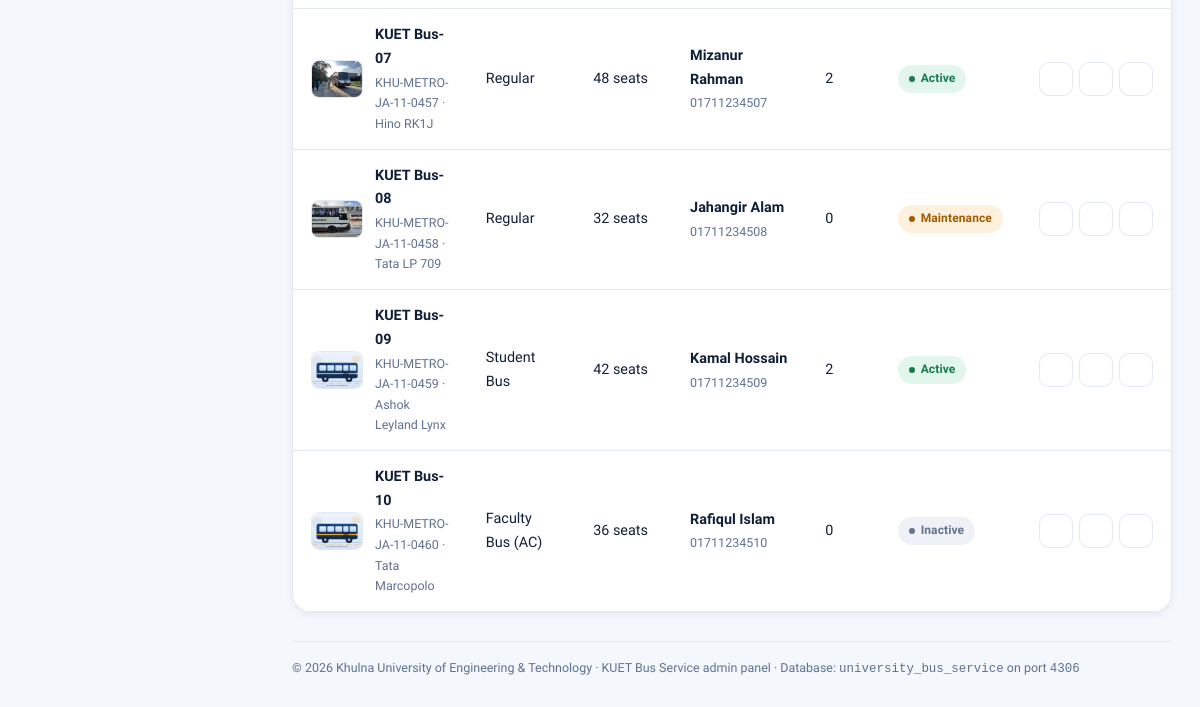
The page /admin/buses/index.php (signed in, lower part) on the database as committed earlier.
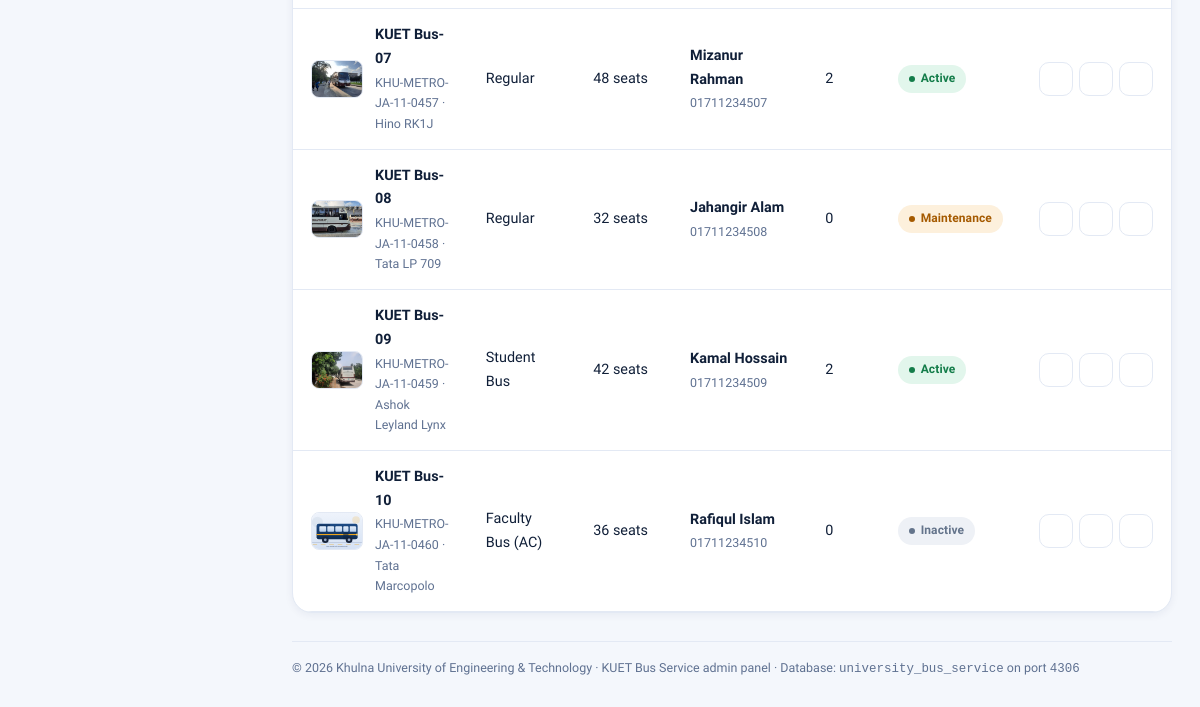
The same page on the database as committed later.
### tables this page shows
CREATE TABLE `buses` (
    `id`             INT UNSIGNED NOT NULL AUTO_INCREMENT,
    `bus_name`       VARCHAR(80)  NOT NULL,        
    `reg_number`     VARCHAR(40)  NOT NULL,        
    `model`          VARCHAR(80)      NULL,
    `capacity`       SMALLINT UNSIGNED NOT NULL DEFAULT 40,
    `bus_type`       ENUM('Regular','Student Bus','Faculty Bus (AC)','Faculty Bus (Non AC)')
                     NOT NULL DEFAULT 'Regular',
    `status`         ENUM('Active','Maintenance','Inactive') NOT NULL DEFAULT 'Active',
    `driver_name`    VARCHAR(80)      NULL,
    `driver_contact` VARCHAR(20)      NULL,
    `description`    TEXT             NULL,
    `image`          VARCHAR(255)     NULL,        
    `created_at`     TIMESTAMP    NOT NULL DEFAULT CURRENT_TIMESTAMP,
    `updated_at`     TIMESTAMP    NOT NULL DEFAULT CURRENT_TIMESTAMP ON UPDATE CURRENT_TIMESTAMP,
    PRIMARY KEY (`id`),
    UNIQUE KEY `uq_buses_reg` (`reg_number`),
    KEY `idx_buses_status` (`status`),
    KEY `idx_buses_type` (`bus_type`)
);

### config/database.php (called while the page is built, shortened)
<?php
function db(): PDO
{
    static $pdo = null;
    if ($pdo instanceof PDO) {
        return $pdo;
    }
    $dsn = 'mysql:host=' . DB_HOST . ';port=' . DB_PORT . ';dbname=' . DB_NAME . ';charset=' . DB_CHARSET;
    $options = [
        PDO::ATTR_ERRMODE            => PDO::ERRMODE_EXCEPTION,
        PDO::ATTR_DEFAULT_FETCH_MODE => PDO::FETCH_ASSOC,
        PDO::ATTR_EMULATE_PREPARES   => false,
        PDO::ATTR_STRINGIFY_FETCHES  => false,
    ];
    try {
        $pdo = new PDO($dsn, DB_USER, DB_PASS, $options);
    } catch (PDOException $e) {
        error_log('[DB] ' . $e->getMessage());
        http_response_code(500);
        $detail = APP_DEBUG ? htmlspecialchars($e->getMessage(), ENT_QUOTES, 'UTF-8') : '';
        die(
            '<!doctype html><html lang="en"><head><meta charset="utf-8">'
            . '<meta name="viewport" content="width=device-width, initial-scale=1">'
            . '<title>Database unavailable</title>'
            . '<style>body{font-family:system-ui,Segoe UI,Arial,sans-serif;background:#f4f6fb;color:#102a53;'
            . 'display:flex;min-height:100vh;align-items:center;justify-content:center;margin:0;padding:24px}'
            . '.box{background:#fff;max-width:560px;padding:40px;border-radius:18px;'
            . 'box-shadow:0 20px 45px rgba(16,42,83,.12)}h1{margin:0 0 12px;font-size:22px}'
            . 'code{background:#eef2f9;padding:2px 6px;border-radius:6px;font-size:13px}'
            . 'li{margin-bottom:6px;line-height:1.6}</style></head><body><div class="box">'
            . '<h1>Cannot connect to the database</h1>'
            . '<p>The site could not reach the MySQL server. Please check the following:</p><ul>'
            . '<li>XAMPP &rarr; MySQL module is <strong>running</strong>.</li>'
            . '<li>MySQL is listening on port <code>' . DB_PORT . '</code>.</li>'
            . '<li>The database <code>' . DB_NAME . '</code> has been imported from '
            . '<code>database/university_bus_service.sql</code>.</li>'
            . '</ul>' . ($detail ? '<p><small>' . $detail . '</small></p>' : '')
            . '</div></body></html>'
        );
    }
    return $pdo;
}

### admin/buses/index.php (the view, shortened to what the changed rows need)
<?php
$where  = [];
$params = [];
$whereSql = $where ? ' WHERE ' . implode(' AND ', $where) : '';
$buses = fetchAll(
    'SELECT b.*, (SELECT COUNT(*) FROM schedules s WHERE s.bus_id = b.id) AS trip_count
       FROM buses b' . $whereSql . '
      ORDER BY b.bus_name ASC',
    $params
);
require_once __DIR__ . '/../../includes/admin_header.php';
?>
<?php if ($buses): ?>
    <div class="table-wrap">
        <div class="table-scroll">
            <table class="table table--stack" id="busTable">
                <tbody>
                    <?php foreach ($buses as $bus): ?>
                        <tr>
                            <td data-label="Bus">
                                <span class="cell-thumb">
                                    <img src="<?= e(busImage($bus['image'])) ?>" alt="" loading="lazy">
                                    <span class="cell-main">
                                        <strong><?= e($bus['bus_name']) ?></strong>
                                        <span>
                                            <?= e($bus['reg_number']) ?>
                                            <?= !isBlank($bus['model']) ? ' &middot; ' . e($bus['model']) : '' ?>
                                        </span>
                                    </span>
                                </span>
                            </td>
                            <td data-label="Type"><?= e($bus['bus_type']) ?></td>
                            <td data-label="Capacity" class="num"><?= e($bus['capacity']) ?> seats</td>
                            <td data-label="Driver">
                                <span class="cell-main">
                                    <strong><?= e($bus['driver_name'] ?: 'Not assigned') ?></strong>
                                    <span><?= e($bus['driver_contact'] ?: '--') ?></span>
                                </span>
                            </td>
                            <td data-label="Trips" class="num"><?= e($bus['trip_count']) ?></td>
                            <td data-label="Status">
                                <span class="badge <?= e(statusClass($bus['status'])) ?>"><?= e($bus['status']) ?></span>
                            </td>
                            <td data-label="Actions">
                                <span class="actions">
                                    <a class="icon-btn" title="View details"
                                       href="<?= e(url('admin/buses/view.php?id=' . (int) $bus['id'])) ?>">
                                        <?= icon('eye') ?><span class="sr-only">View <?= e($bus['bus_name']) ?></span>
                                    </a>
                                    <a class="icon-btn" title="Edit"
                                       href="<?= e(url('admin/buses/edit.php?id=' . (int) $bus['id'])) ?>">
                                        <?= icon('edit') ?><span class="sr-only">Edit <?= e($bus['bus_name']) ?></span>
                                    </a>
                                    <form method="post" action="<?= e(url('admin/buses/delete.php')) ?>"
                                          style="display:inline;"
                                          data-confirm="Delete &quot;<?= e($bus['bus_name']) ?>&quot; permanently? This cannot be undone.">
                                        <button class="icon-btn icon-btn--danger" type="submit" title="Delete">
                                            <?= icon('trash') ?><span class="sr-only">Delete <?= e($bus['bus_name']) ?></span>
                                        </button>
                                    </form>
                                </span>
                            </td>
                        </tr>
                    <?php endforeach; ?>
                </tbody>
            </table>
        </div>
    </div>
<?php endif; ?>
<?php require_once __DIR__ . '/../../includes/admin_footer.php'; ?>

### includes/functions.php (shortened to what the changed rows need)
<?php
function e($value): string
{
    return htmlspecialchars((string) $value, ENT_QUOTES | ENT_SUBSTITUTE, 'UTF-8');
}
function url(string $path = ''): string
{
    return BASE_URL . ltrim($path, '/');
}
function isBlank($value): bool
{
    return $value === null || trim((string) $value) === '';
}
function q(string $sql, array $params = []): PDOStatement
{
    $stmt = db()->prepare($sql);
    $stmt->execute($params);
    return $stmt;
}
function fetchAll(string $sql, array $params = []): array
{
    return q($sql, $params)->fetchAll();
}
function statusClass(string $status): string
{
    switch (strtolower($status)) {
        case 'active':
        case 'published':
            return 'badge--success';
        case 'maintenance':
        case 'draft':
        case 'suspended':
        case 'important':
            return 'badge--warning';
        case 'inactive':
            return 'badge--muted';
    }
}
function busImage(?string $file): string
{
    if (!isBlank($file) && is_file(UPLOAD_DIR . DIRECTORY_SEPARATOR . basename($file))) {
        return UPLOAD_URL . rawurlencode(basename($file));
    }
    return PLACEHOLDER_BUS;
}
function icon(string $name, string $class = 'icon'): string
{
    static $paths = null;
    $path = $paths[$name] ?? $paths['info'];
    return '<svg class="' . e($class) . '" viewBox="0 0 24 24" fill="none" stroke="currentColor" '
        . 'stroke-width="1.7" stroke-linecap="round" stroke-linejoin="round" aria-hidden="true" '
        . 'focusable="false">' . $path . '</svg>';
}

Rows that differ between the two databases and show on the page:
changed buses "KUET Bus-09": image: picture added in place of a placeholder
